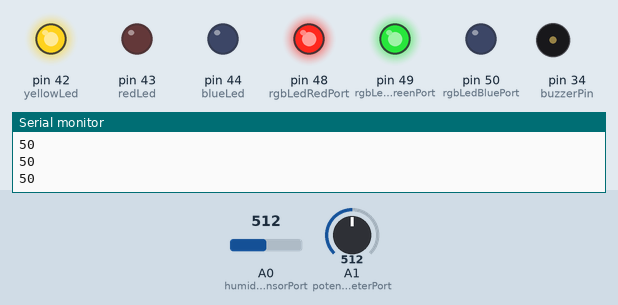
A sketch run on a simulated Arduino Mega 2560, built with avr-gcc and run on an emulated ATmega2560. On the bench: output pins drawn as LEDs (lit = HIGH), buzzer (waves = sounding), the last lines printed to the serial monitor. The inputs (shaded band) are chosen by the test bench; at power-on: A0 (humiditySensorPort) = 512, A1 (potentiometerPort) = 512.

Above: at 1.3 s.
1.4 s: A0 (humiditySensorPort) set to 609
2.9 s: A0 (humiditySensorPort) set to 643
At 3.45 s:
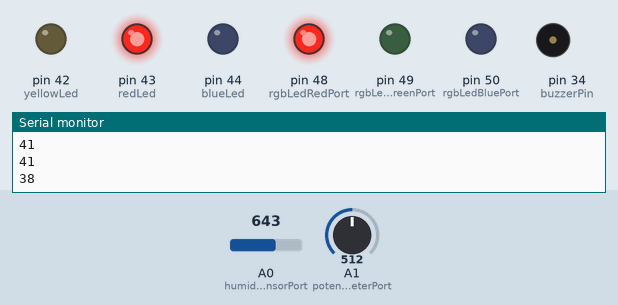
6.0 s: A0 (humiditySensorPort) set to 306
At 6.7 s:
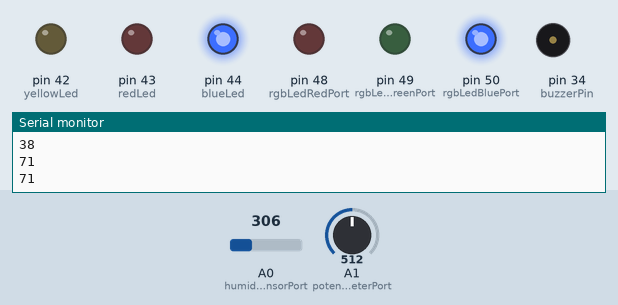
7.6 s: A0 (humiditySensorPort) set to 393
9.1 s: A0 (humiditySensorPort) set to 425
At 10.4 s:
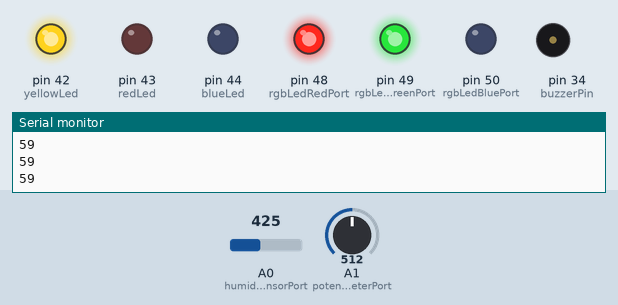
10.7 s: A0 (humiditySensorPort) set to 716
At 10.88 s:
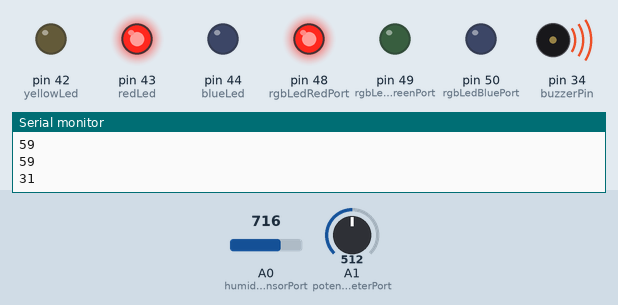
Timing chart, 0 to 14.8 s (numbered marks = the images above; inputs shaded):
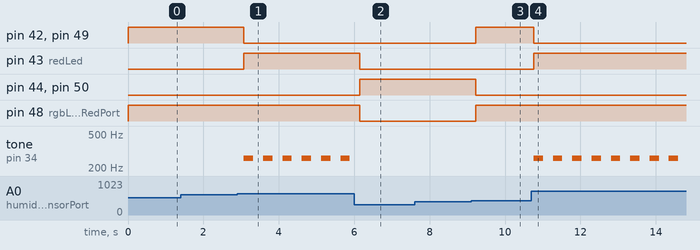

Measured:
- the behaviour switches between 624 and 625 on A0 (humiditySensorPort) (found by bisection; images 0 and 1)
- the behaviour switches between 409 and 410 on A0 (humiditySensorPort) (found by bisection; images 2 and 3)
- after the input at 2.9 s, pin 42 (yellowLed), pin 49 (rgbLedGreenPort): HIGH → LOW after 0.17 s; pin 43 (redLed): LOW → HIGH after 0.17 s; tone on pin 34 (buzzerPin): alternates 261 Hz for 0.25 s and silent for 0.26 s, starting after 0.17 s
- after the input at 6.0 s, pin 43 (redLed), pin 48 (rgbLedRedPort): HIGH → LOW after 0.15 s; pin 44 (blueLed), pin 50 (rgbLedBluePort): LOW → HIGH after 0.15 s; tone on pin 34 (buzzerPin): stops changing and stays silent
- after the input at 9.1 s, pin 42 (yellowLed), pin 48 (rgbLedRedPort), pin 49 (rgbLedGreenPort): LOW → HIGH after 0.12 s; pin 44 (blueLed), pin 50 (rgbLedBluePort): HIGH → LOW after 0.12 s
- after the input at 10.7 s, pin 42 (yellowLed), pin 49 (rgbLedGreenPort): HIGH → LOW after 0.06 s; pin 43 (redLed): LOW → HIGH after 0.06 s; tone on pin 34 (buzzerPin): alternates 261 Hz for 0.25 s and silent for 0.26 s, starting after 0.06 s

The sketch:

garden_guardian_arduino_file.ino
```cpp
#define yellowLed 42
#define redLed 43
#define blueLed 44

#define rgbLedRedPort 48
#define rgbLedGreenPort 49
#define rgbLedBluePort 50

#define buzzerPin 34

const int humiditySensorPort = A0;
const int potentiometerPort = A1;


void setup() {

  pinMode(yellowLed, OUTPUT);
  pinMode(redLed, OUTPUT);
  pinMode(blueLed, OUTPUT);
  pinMode(humiditySensorPort, INPUT);

  pinMode(rgbLedRedPort, OUTPUT);
  pinMode(rgbLedGreenPort, OUTPUT);
  pinMode(rgbLedBluePort, OUTPUT);

  pinMode(buzzerPin, OUTPUT);

  Serial.begin(9600);

}

void loop() {

  int humiditySensorValue = analogRead(humiditySensorPort);
  int sensorValue = humiditySensorValue;
  int mappedValue = map(sensorValue, 0, 1023, 100, 0);


  if (mappedValue > 60) {
  digitalWrite(blueLed, HIGH);
  digitalWrite(yellowLed, LOW);
  digitalWrite(redLed, LOW);

  digitalWrite(rgbLedBluePort, HIGH);
  digitalWrite(rgbLedGreenPort, LOW);
  digitalWrite(rgbLedRedPort, LOW);

  noTone(buzzerPin);


} else if (mappedValue >= 40 && mappedValue <= 60) {
  digitalWrite(blueLed, LOW);
  digitalWrite(yellowLed, HIGH);
  digitalWrite(redLed, LOW);

  digitalWrite(rgbLedBluePort, LOW);
  digitalWrite(rgbLedGreenPort, HIGH);
  digitalWrite(rgbLedRedPort, HIGH);

  noTone(buzzerPin);

} else {
  digitalWrite(blueLed, LOW);
  digitalWrite(yellowLed, LOW);
  digitalWrite(redLed, HIGH);

  digitalWrite(rgbLedBluePort, LOW);
  digitalWrite(rgbLedGreenPort, LOW);
  digitalWrite(rgbLedRedPort, HIGH);

  tone(buzzerPin, 261,250);

}


  String mappedString = String(mappedValue);
  Serial.println(mappedString);

  delay(analogRead(potentiometerPort));

}
```
